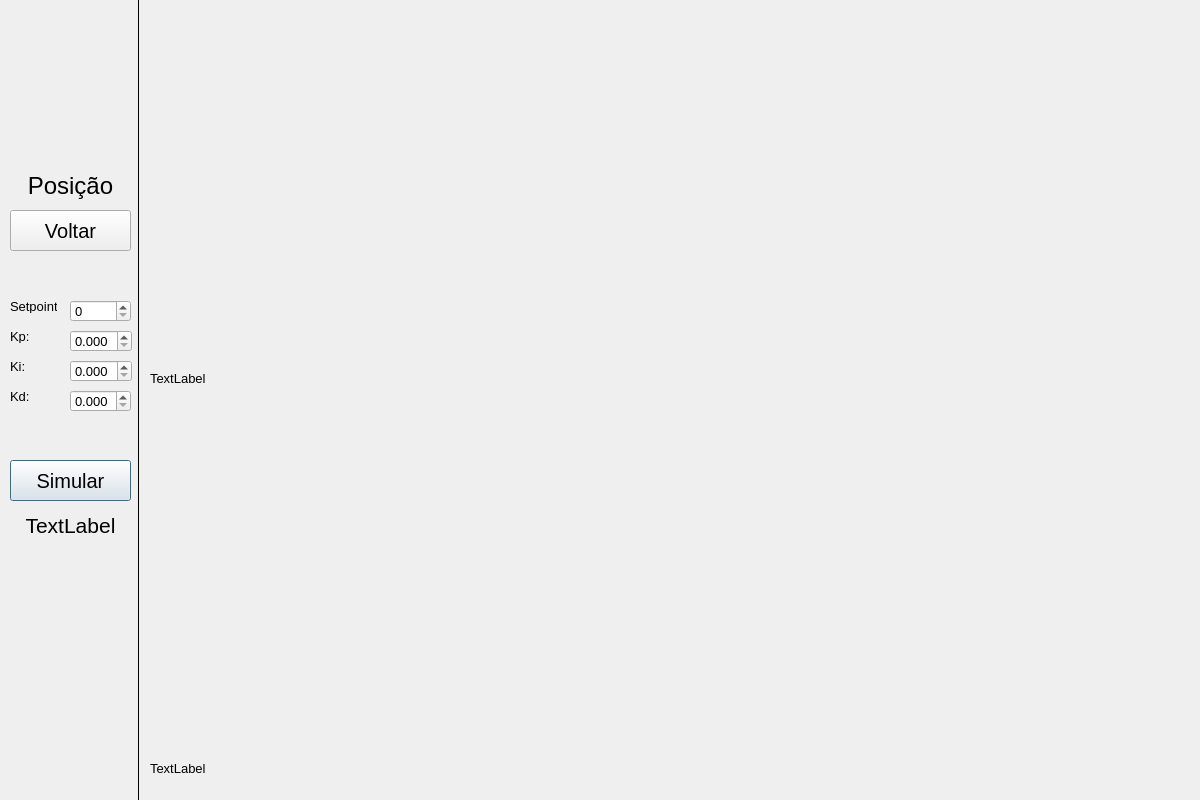
<?xml version="1.0" encoding="UTF-8"?>
<ui version="4.0">
 <class>Posicao</class>
 <widget class="QDialog" name="Posicao">
  <property name="geometry">
   <rect>
    <x>0</x>
    <y>0</y>
    <width>1200</width>
    <height>800</height>
   </rect>
  </property>
  <property name="font">
   <font>
    <pointsize>10</pointsize>
   </font>
  </property>
  <property name="windowTitle">
   <string>Posição</string>
  </property>
  <widget class="QDoubleSpinBox" name="Kp">
   <property name="geometry">
    <rect>
     <x>70</x>
     <y>330</y>
     <width>62</width>
     <height>22</height>
    </rect>
   </property>
   <property name="decimals">
    <number>3</number>
   </property>
   <property name="singleStep">
    <double>0.001000000000000</double>
   </property>
  </widget>
  <widget class="QDoubleSpinBox" name="Ki">
   <property name="geometry">
    <rect>
     <x>70</x>
     <y>360</y>
     <width>62</width>
     <height>22</height>
    </rect>
   </property>
   <property name="decimals">
    <number>3</number>
   </property>
   <property name="singleStep">
    <double>0.001000000000000</double>
   </property>
  </widget>
  <widget class="QDoubleSpinBox" name="Kd">
   <property name="geometry">
    <rect>
     <x>70</x>
     <y>390</y>
     <width>61</width>
     <height>22</height>
    </rect>
   </property>
   <property name="decimals">
    <number>3</number>
   </property>
   <property name="singleStep">
    <double>0.001000000000000</double>
   </property>
  </widget>
  <widget class="QSpinBox" name="Setpoint">
   <property name="geometry">
    <rect>
     <x>70</x>
     <y>300</y>
     <width>61</width>
     <height>22</height>
    </rect>
   </property>
   <property name="minimum">
    <number>0</number>
   </property>
   <property name="maximum">
    <number>359</number>
   </property>
  </widget>
  <widget class="QPushButton" name="Simular">
   <property name="geometry">
    <rect>
     <x>10</x>
     <y>460</y>
     <width>121</width>
     <height>41</height>
    </rect>
   </property>
   <property name="font">
    <font>
     <pointsize>15</pointsize>
    </font>
   </property>
   <property name="text">
    <string>Simular</string>
   </property>
  </widget>
  <widget class="QLabel" name="label">
   <property name="geometry">
    <rect>
     <x>10</x>
     <y>300</y>
     <width>47</width>
     <height>13</height>
    </rect>
   </property>
   <property name="text">
    <string>Setpoint:</string>
   </property>
  </widget>
  <widget class="QLabel" name="label_2">
   <property name="geometry">
    <rect>
     <x>10</x>
     <y>330</y>
     <width>47</width>
     <height>13</height>
    </rect>
   </property>
   <property name="text">
    <string>Kp:</string>
   </property>
  </widget>
  <widget class="QLabel" name="label_3">
   <property name="geometry">
    <rect>
     <x>10</x>
     <y>360</y>
     <width>47</width>
     <height>13</height>
    </rect>
   </property>
   <property name="text">
    <string>Ki:</string>
   </property>
  </widget>
  <widget class="QLabel" name="label_4">
   <property name="geometry">
    <rect>
     <x>10</x>
     <y>390</y>
     <width>47</width>
     <height>13</height>
    </rect>
   </property>
   <property name="text">
    <string>Kd:</string>
   </property>
  </widget>
  <widget class="QPushButton" name="Voltar">
   <property name="geometry">
    <rect>
     <x>10</x>
     <y>210</y>
     <width>121</width>
     <height>41</height>
    </rect>
   </property>
   <property name="font">
    <font>
     <pointsize>15</pointsize>
    </font>
   </property>
   <property name="text">
    <string>Voltar</string>
   </property>
  </widget>
  <widget class="QLabel" name="InfoAtual">
   <property name="geometry">
    <rect>
     <x>150</x>
     <y>370</y>
     <width>291</width>
     <height>16</height>
    </rect>
   </property>
   <property name="font">
    <font>
     <pointsize>10</pointsize>
    </font>
   </property>
   <property name="text">
    <string>TextLabel</string>
   </property>
  </widget>
  <widget class="QLabel" name="InfoAnterior">
   <property name="geometry">
    <rect>
     <x>150</x>
     <y>760</y>
     <width>291</width>
     <height>16</height>
    </rect>
   </property>
   <property name="font">
    <font>
     <pointsize>10</pointsize>
    </font>
   </property>
   <property name="text">
    <string>TextLabel</string>
   </property>
  </widget>
  <widget class="Line" name="line">
   <property name="geometry">
    <rect>
     <x>130</x>
     <y>0</y>
     <width>16</width>
     <height>801</height>
    </rect>
   </property>
   <property name="frameShadow">
    <enum>QFrame::Plain</enum>
   </property>
   <property name="lineWidth">
    <number>1</number>
   </property>
   <property name="orientation">
    <enum>Qt::Vertical</enum>
   </property>
  </widget>
  <widget class="QLabel" name="label_5">
   <property name="geometry">
    <rect>
     <x>10</x>
     <y>170</y>
     <width>121</width>
     <height>31</height>
    </rect>
   </property>
   <property name="font">
    <font>
     <pointsize>18</pointsize>
    </font>
   </property>
   <property name="layoutDirection">
    <enum>Qt::LeftToRight</enum>
   </property>
   <property name="lineWidth">
    <number>1</number>
   </property>
   <property name="text">
    <string>Posição</string>
   </property>
   <property name="alignment">
    <set>Qt::AlignCenter</set>
   </property>
  </widget>
  <widget class="PlotWidget" name="GraficoAtual" native="true">
   <property name="geometry">
    <rect>
     <x>150</x>
     <y>10</y>
     <width>1041</width>
     <height>341</height>
    </rect>
   </property>
  </widget>
  <widget class="PlotWidget" name="GraficoAnterior" native="true">
   <property name="geometry">
    <rect>
     <x>150</x>
     <y>400</y>
     <width>1041</width>
     <height>341</height>
    </rect>
   </property>
  </widget>
  <widget class="QLabel" name="Status">
   <property name="geometry">
    <rect>
     <x>10</x>
     <y>510</y>
     <width>121</width>
     <height>31</height>
    </rect>
   </property>
   <property name="font">
    <font>
     <pointsize>16</pointsize>
    </font>
   </property>
   <property name="layoutDirection">
    <enum>Qt::LeftToRight</enum>
   </property>
   <property name="text">
    <string>TextLabel</string>
   </property>
   <property name="alignment">
    <set>Qt::AlignCenter</set>
   </property>
  </widget>
 </widget>
 <customwidgets>
  <customwidget>
   <class>PlotWidget</class>
   <extends>QWidget</extends>
   <header>pyqtgraph</header>
   <container>1</container>
  </customwidget>
 </customwidgets>
 <resources/>
 <connections/>
</ui>
